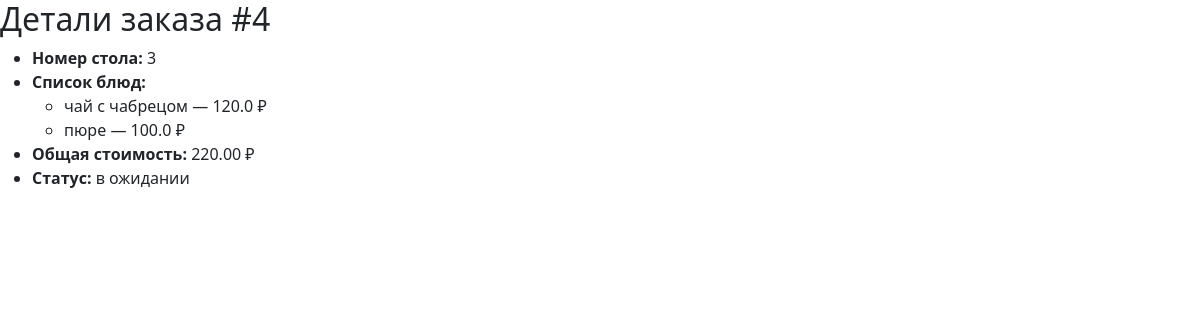
Page /4/ on the committed database.
### order/models.py (models this page shows, shortened)
class Order(models.Model):
    STATUS_CHOICES = [
        ('готово', 'готово'),
        ('в ожидании','в ожидании'),
        ('оплачено', 'оплачено')
        ]
    table_number = models.IntegerField(unique=True,verbose_name='номер стола')
    items = models.JSONField(verbose_name='список блюд')
    total_price = models.DecimalField(verbose_name='Общая сумма', max_digits=10, decimal_places=2, default=0)
    status = models.CharField(max_length=20,choices=STATUS_CHOICES,default='в ожидании',verbose_name='статус заказа')

### order/views.py (the view)
# urls.py: path('<int:table_number>/', DetailView.as_view(), name='detail-order'),
class DetailView(DetailView):
    model = Order
    template_name = "order/detail.html"
    pk_url_kwarg = "table_number"
    context_object_name = "order"

### order/templates/order/detail.html
{% extends 'base.html' %}
{% block content %}
<h2>Детали заказа #{{ order.id }}</h2>
<ul>
    <li><strong>Номер стола:</strong> {{ order.table_number }}</li>
    <li><strong>Список блюд:</strong>
        <ul>
            {% for item in order.items %}
            <li>{{ item.name }} — {{ item.price }} ₽</li>
            {% endfor %}
        </ul>
    </li>
    <li><strong>Общая стоимость:</strong> {{ order.total_price }} ₽</li>
    <li><strong>Статус:</strong> {{ order.get_status_display }}</li>
</ul>
{% endblock %}

### order/static/order/style.css (style rules this page uses)
body { font-family: Arial, sans-serif; margin: 20px; }

### rows in the picture
Order: table_number "3", total_price "220.00", status "в ожидании"

### other values in the picture
{{ item.name }} "чай с чабрецом" "пюре"
{{ item.price }} "120.0" "100.0"
